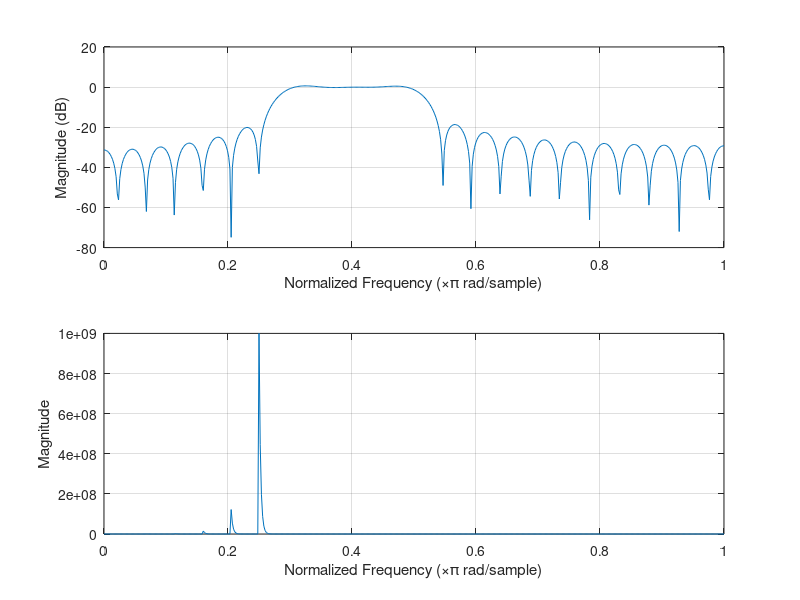

Here is the MATLAB script that generated this plot:
% Filter number 73
% Navjot Singh
% 130110071
% FIR Filter using Kaiser Window

% Global Parameters
delta=0.15;                
f_sample = 100000;
f_message = 45000;
t_width = 2000;

% Given analog frequencies corresponding to filter number
B_l= 14900;
B_h= 24900;
B_l_s= B_l - t_width;
B_h_s= B_h + t_width;
analog_specs= [B_l_s, B_l, B_h, B_h_s]; 

% Conversion to digital specification
digital_specs= (analog_specs*2*pi)/f_sample;

% Parameters for Kaiser Window
A = -1*20*log10(delta);
omega_t= min(digital_specs(2)-digital_specs(1),digital_specs(4)-digital_specs(3));
N_1 = (A-8)/(2*2.285*omega_t);
N = ceil(N_1)+5;  % Adjusted to get overshoot within Tolerance
if A>50
    alpha=0.1102*(A-8.7);
else
    if(A>=21)
        alpha=0.5842*((A-21)^0.4)+(0.07886*(A-21));
    else
        alpha=0;
    end
end
beta= alpha/N;

% Preparing Ideal Impulse Response
omega_c1=0.5*(digital_specs(1)+digital_specs(2));
omega_c2=0.5*(digital_specs(3)+digital_specs(4));
h_ideal= zeros((2*N)+1,1);
for k=-N:1:N
    h_ideal(k+N+1)=(sin(omega_c2*k)-sin(omega_c1*k))/(pi*k);
end
h_ideal(N+1)=(omega_c2-omega_c1)/pi;
h_ideal;
% Generate Kaiser window coefficients
k_window=kaiser((2*N)+1,alpha);

% Windowing the Ideal Impulse Response
h_filter=h_ideal.*k_window;
freqz(h_filter);
digital_specs/pi

% This part is to convert the scale to linear from dB
% Courtesy : MathWorks FAQs
ax=get(gcf,'Children'); 			
li=get(ax(1),'Children'); 
r=get(ax(1),'YLabel'); 
set(r,'String','Magnitude') 
ydata=get(li,'Ydata'); 
y=10.^(ydata/20); 
set(li,'Ydata',y);
    